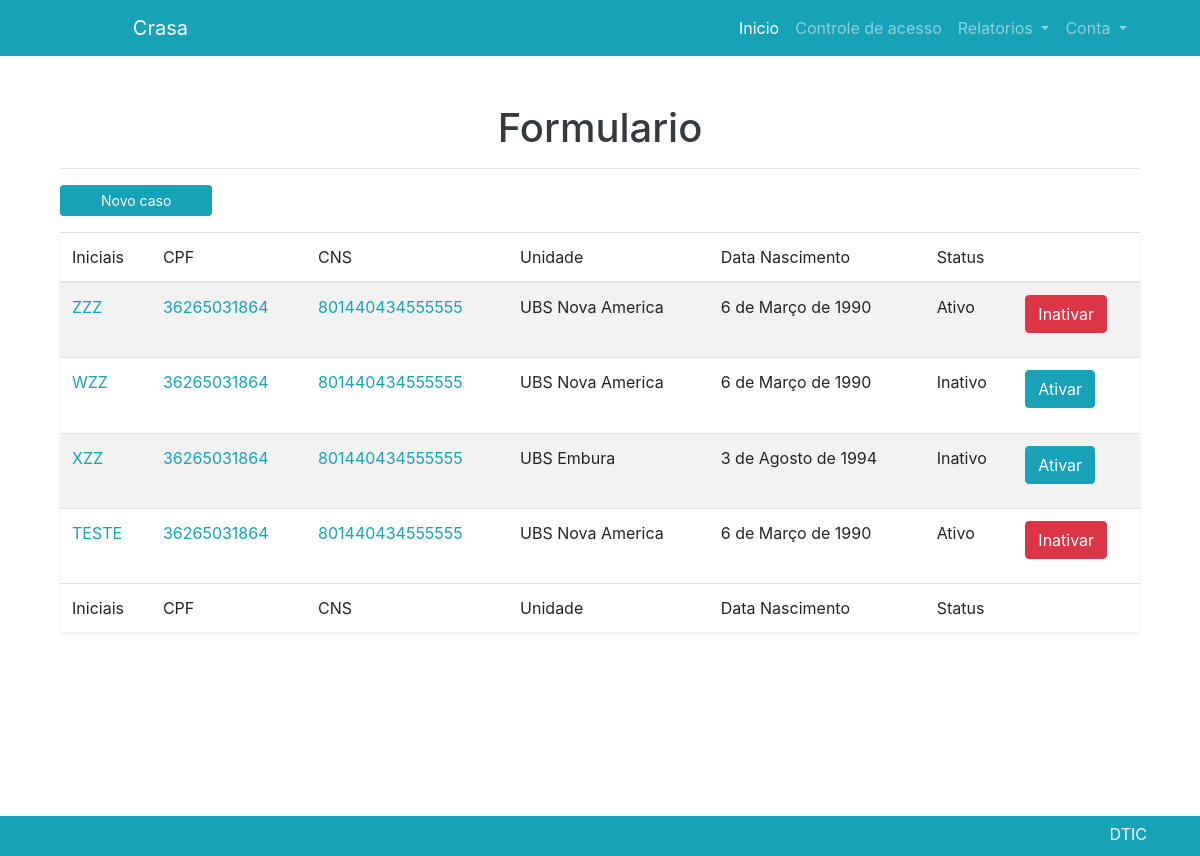
The page / (signed in) on the database as committed earlier.
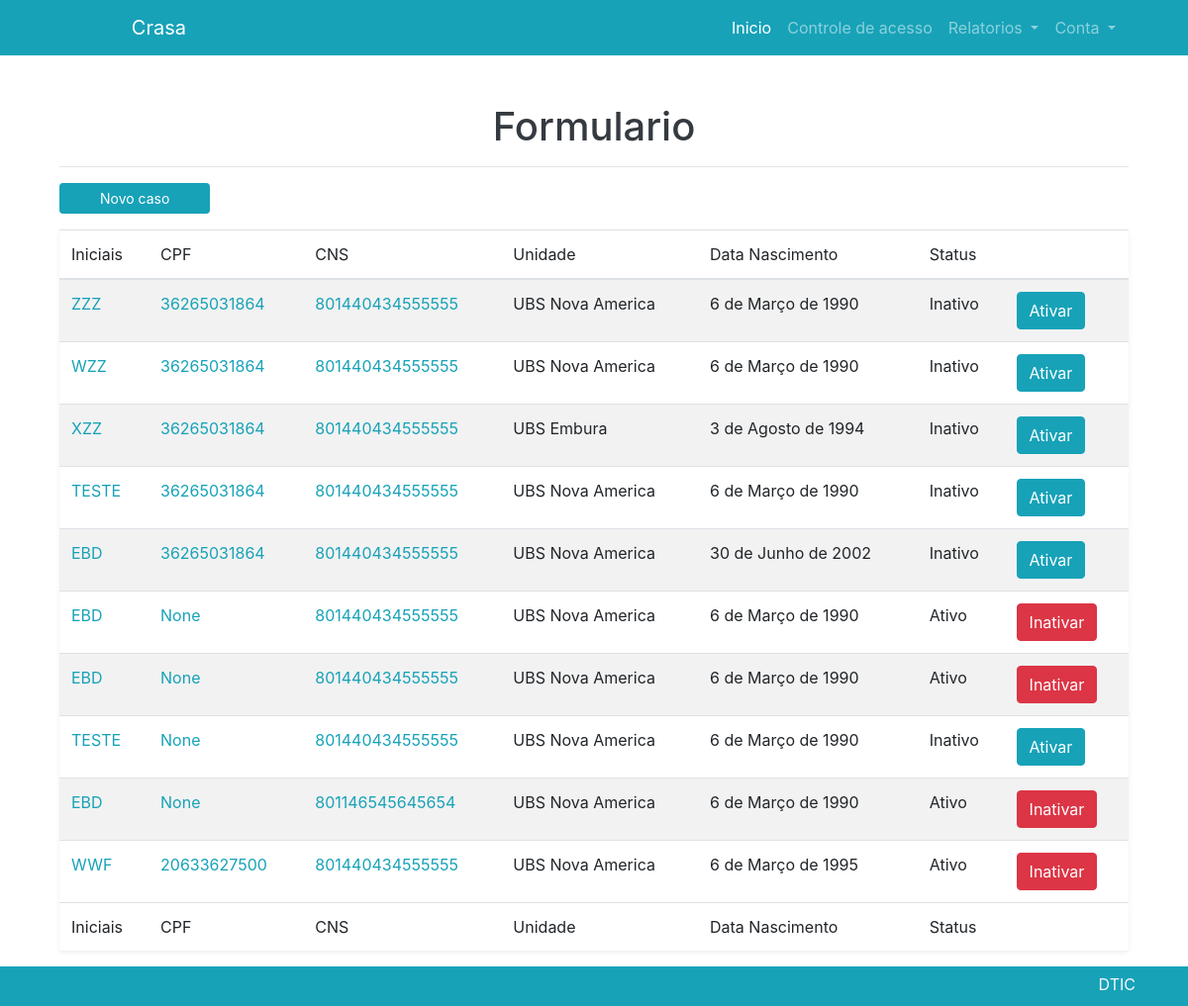
The same page on the database as committed later.
### usuario/models.py (models this page shows, shortened)
class Formulario(models.Model):
    unidade = models.ForeignKey(Unidade, on_delete=models.SET_NULL, null=True )
    iniciais = models.CharField(max_length=40, null=True)
    sexo = models.CharField(max_length=10, default=None, choices= (('Feminino', 'feminino'),('Masculino', 'masculino'),))
    Color = (
        ('Branca', 'branca'),
        ('Parda', 'parda'),
        ('Preta', 'preta'),
        ('Amarela', 'amarela'),
        ('Indigena', 'indigena'),
        ('ni', 'nao informado'),
    )
    cor = models.CharField(max_length=10, default=None, choices=Color)
    NaoInformado = (
        ('Nao Informado','Criança não possui'),
        ('Nao Informado','Pessoa se recusa fornecer'),
        ('Nao Informado','Pessoa com Condição CLinica ou Neurologica Grave'),
        ('Nao Informado','Pessoa Estrangeira'),
        ('Nao Informado','Pessoa com Transtorno Mental'),
    )
    cns = models.CharField(max_length=15, null=True, blank=True,verbose_name='CNS')
    cpf = models.CharField(max_length=11,null=True, blank=True, verbose_name='CPF')
    ni = models.BooleanField(default=False, verbose_name='Data Nascimento não Informada')
    dnasc = models.DateField(blank=True,null=True)
    cpfnaoinformado =  models.CharField(max_length=60,null=True,blank=True, choices=NaoInformado,verbose_name='CNS Não Informado')
    cnsnaoinformado =  models.CharField(max_length=60,null=True,blank=True, choices=NaoInformado,verbose_name='CNS Não Informado')
    end = models.CharField(max_length=255)
    numero = models.PositiveIntegerField(default=0)
    bairro = models.CharField(max_length=255, null=True)
    complemento = models.CharField(max_length=80, null=True, blank=True)
    cep = models.CharField(max_length=9, null=True, verbose_name='CEP')
    responsavel = models.CharField(max_length=55, null=True)
    tipo = models.CharField(max_length=10, default='materiais', choices= (('Materiais', 'materiais'),('Animais', 'animais'),('Ambos', 'ambos')))
    dtinicio = models.DateField(blank=True,null=True)
    situacao = models.CharField(max_length=10, default='ativo', choices= (('Ativo', 'ativo'),('Inativo', 'inativo')))
    orgaos = models.CharField(max_length=180, null=True)
    outros = models.CharField(verbose_name='Outros Orgãos', blank='True', max_length= 40)

### unidade/models.py (models this page shows)
class Unidade(models.Model):
    nome = models.CharField(max_length=80, null=True)
    supervisao = models.ForeignKey('Supervisao', on_delete=models.SET_NULL, null=True)
    def __str__(self):
        return self.nome

### usuario/views.py (the view)
# urls.py: path('', views.FormList.as_view(), name="formlist"),
class FormList(TemplateView):
    @method_decorator(never_cache)
    @method_decorator(login_required)
    def get(self, *args, **kwargs):
        nivel = self.request.user.perfil.nivel_acesso
        filtro = self.request.user.perfil.unidade
        if nivel ==  'crasa':
            form_list = models.Formulario.objects.filter()
        else:
            q = nivel_acesso(nivel,filtro)
            form_list = models.Formulario.objects.filter(q)
        return render(args[0], "formulario/form_list.html", {'form_list':form_list})

### usuario/templates/formulario/form_list.html (shortened to what this page needs)
{% extends 'base.html' %}
{% block content %}
    <div class="bg-body text-dark d-flex justify-content-center align-middle" style="min-height: 95vh;">
        <div class="container row">
            <div class="col-md-12">
            <h1 class="text-center mt-5">Formulario</h1>
            <hr>
            <a href="{% url 'usuario:form' %}" class="btn btn-primary btn-sm mb-3" style="padding-left: 2.5rem; padding-right: 2.5rem;">Novo caso</a>
            <table id="listForm" class="display table table-striped shadow-sm mt-auto bg-body rounded" style="width:100%;min-height: 50vh;">
                <thead>
                    <tr>
                        <th>Iniciais</th>
                        <th>CPF</th>
                        <th>CNS</th>
                        <th>Unidade</th>
                        <th>Data Nascimento</th>
                        <th>Status</th>
                        <th></th>
                    </tr>
                </thead>
                <tbody>
                    {% for p in form_list %}
                        <tr>
                            <td><a href="{% url 'usuario:detalhes' p.id %}">{{p.iniciais}}</a></td>
                            <td><a href="{% url 'usuario:detalhes' p.id %}">{{p.cpf}}</a></td>
                            <td><a href="{% url 'usuario:detalhes' p.id %}">{{p.cns}}</a></td>
                            <td>{{p.unidade}}</td>
                            <td>{{p.dnasc}}</td>
                            <td>{{p.situacao}}</td>
                            {% if p.situacao == 'Ativo' %}
                              <td><a type="button" class="btn btn-danger" href="{% url 'usuario:atualizar' p.id %}">Inativar</a></td>
                            {% else %}
                              <td><a type="button" class="btn btn-primary" href="{% url 'usuario:atualizar' p.id %}">Ativar</a></td>
                            {% endif %}
                        </tr>
                    {% endfor %}
                </tbody>
                <tfoot>
                    <tr>
                        <th>Iniciais</th>
                        <th>CPF</th>
                        <th>CNS</th>
                        <th>Unidade</th>
                        <th>Data Nascimento</th>
                        <th>Status</th>
                        <th></th>
                    </tr>
                </tfoot>
            </table>
            </div>
        </div>
    </div>
{% endblock %}

Rows that differ between the two databases and show on the page:
changed Formulario "ZZZ": situacao "Ativo" → "Inativo"; situacao "Inativar" → "Ativar"
changed Formulario (number 4 of 10 on the later page): situacao "Ativo" → "Inativo"; situacao "Inativar" → "Ativar"
added Formulario: iniciais "EBD", cpf "36265031864", cns "801440434555555", unidade "UBS Nova America", dnasc "30 de Junho de 2002", situacao "Inativo", shows "Ativar"
added Formulario: iniciais "EBD", cpf "None", cns "801440434555555", unidade "UBS Nova America", dnasc "6 de Março de 1990", situacao "Ativo", shows "Inativar"
added Formulario: iniciais "EBD", cpf "None", cns "801440434555555", unidade "UBS Nova America", dnasc "6 de Março de 1990", situacao "Ativo", shows "Inativar"
added Formulario: iniciais "TESTE", cpf "None", cns "801440434555555", unidade "UBS Nova America", dnasc "6 de Março de 1990", situacao "Inativo", shows "Ativar"
added Formulario: iniciais "EBD", cpf "None", cns "801146545645654", unidade "UBS Nova America", dnasc "6 de Março de 1990", situacao "Ativo", shows "Inativar"
added Formulario: iniciais "WWF", cpf "20633627500", cns "801440434555555", unidade "UBS Nova America", dnasc "6 de Março de 1995", situacao "Ativo", shows "Inativar"
